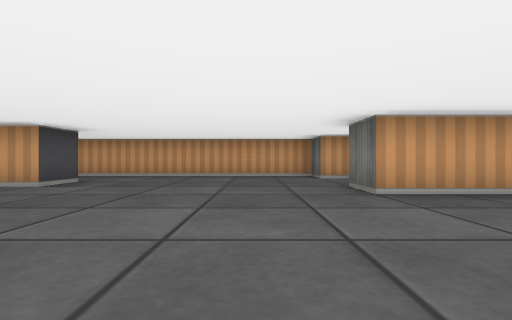
view 1 (above)

16 first-person views from a walk through a cub3D maze. The camera is about half as high as the walls, looks level and sees 85° across. The floor is counted in squares. Each view is taken from the middle of a square. On the plan, view 1 faces up. The plan holds only what a view shows up to about 9 squares ahead; the rest is blank.

view 2
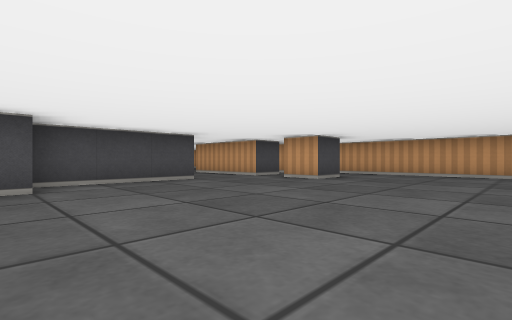

view 3
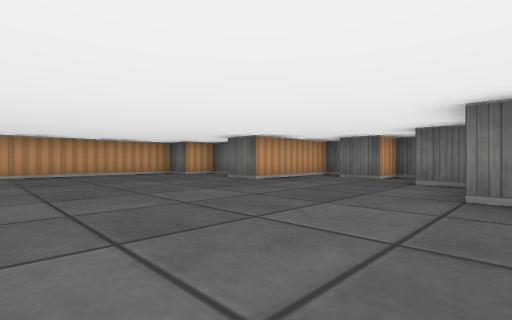

view 4
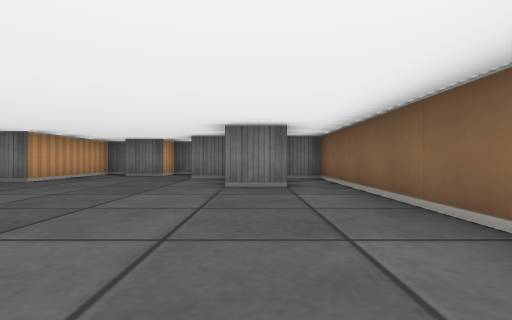

view 5
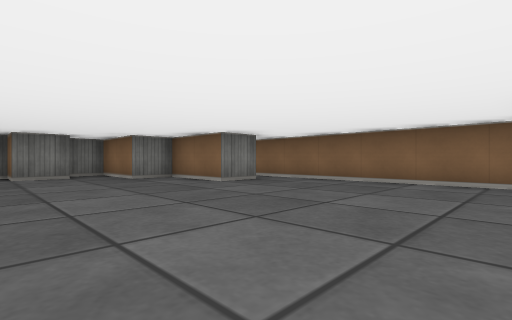

view 6
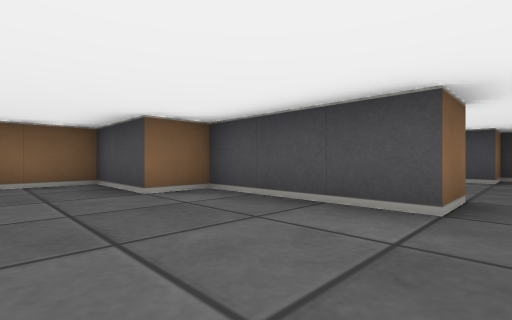

view 7
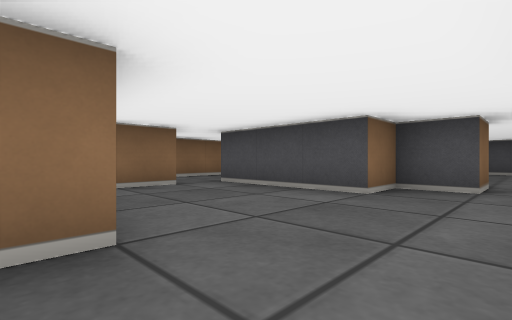

view 8
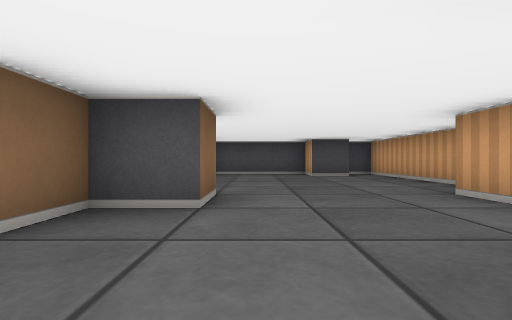

view 9
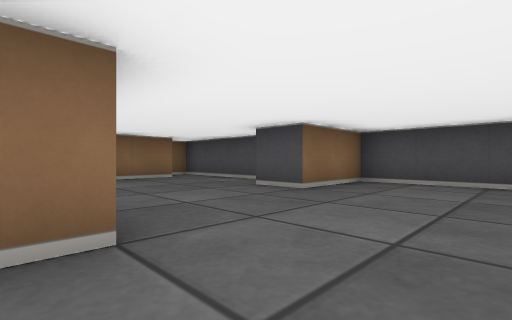

view 10
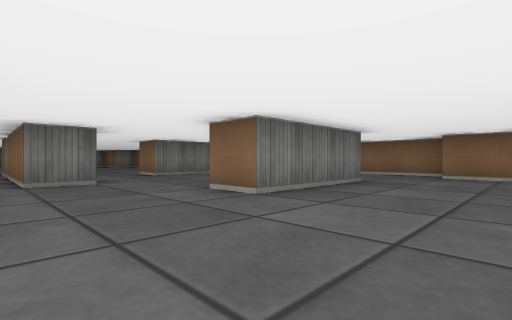

view 11
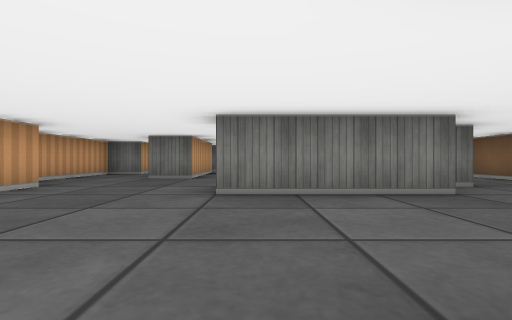

view 12
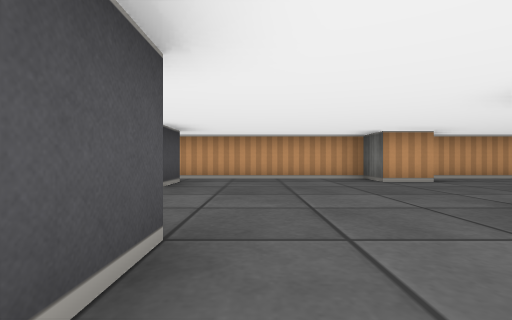

view 13
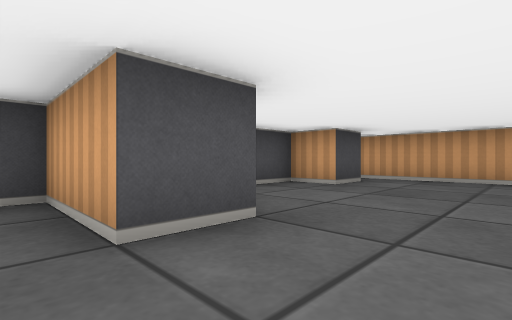

view 14
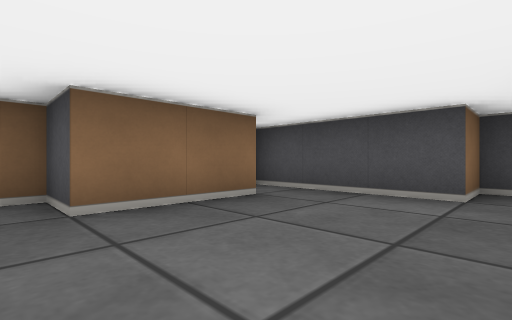

view 15
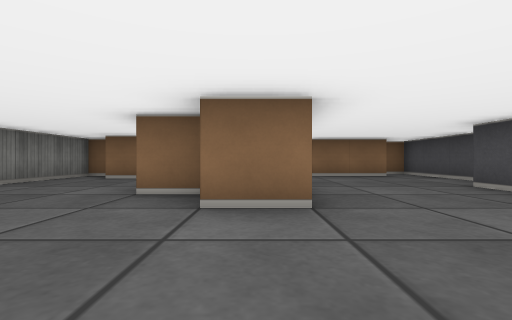

view 16
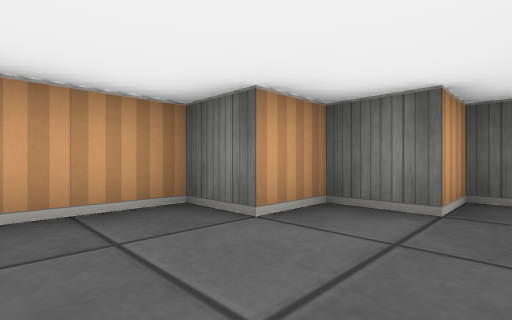

### Floor plan
Points are (right, up) in squares from view 1. A wall is a line through its corners. A room is listed if a view was taken in it or the views show most of it. See-through windows are left out.
Room 1 (views 1, 2, 3, 4, 5, 6, 16)
walls: (-4.4, 5.5) (-3.5, 5.5) (-3.5, 4.5) (-4.5, 4.5); (-5.5, 2.5) (-5.5, -0.5) (-4.5, -0.5) (-4.5, -2.5) (2.5, -2.5) (2.5, -1.6); (0.5, -1.5) (0.5, -0.5) (2.5, -0.5) (2.5, 0.5) (4.5, 0.5) (4.5, 1.5) (3.5, 1.5) (3.5, 2.5) (4.5, 2.5) (4.5, 3.5) (1.5, 3.5) (1.5, 4.5); (-5.5, 5.5) (-5.5, 4.5); (3.5, 5.5) (2.5, 5.5) (2.5, 6.5) (1.5, 6.5) (1.5, 7.5) (-4.8, 7.5)
ways out: opening at (-6, 3.5) to room 2; opening at (-6, 6) to room 2
Room 2 (views 7, 8, 9, 10, 11, 12, 13, 14, 15)
walls: (-11.5, 0.5) (-11.5, 3.5) (-10.5, 3.5) (-10.5, 2.5) (-9.5, 2.5) (-9.5, -0.5); (-10.5, 6.5) (-11.5, 6.5) (-11.5, 7.5) (-16.5, 7.5) (-16.5, 6.8); (-10.5, -0.6) (-10.5, -0.1); (-8.6, -0.5) (-7.5, -0.5); (-15.5, 6.5) (-15.5, 5.5) (-16.5, 5.5) (-16.5, 2.5) (-14.5, 2.5) (-14.5, 1.5) (-16.5, 1.5) (-16.5, 0.5) (-15.5, 0.5) (-15.5, -2.5) (-15, -2.5); (-14.6, -1.5) (-12.5, -1.5) (-12.5, -2.5) (-7.9, -2.5); (-5.5, 4.5) (-8.5, 4.5) (-8.5, 5.5) (-5.5, 5.5); (-7, -1.5) (-6.5, -1.5) (-6.5, 2.5) (-5.5, 2.5); (-6, 6.5) (-6.5, 6.5) (-6.5, 7.5) (-9.9, 7.5)
ways out: opening at (-6, 3.5) to room 1; opening at (-6, 6) to room 1

Where each view was taken, in squares from view 1:
view 1: 0 up, 0 right, facing up
view 2: 1 down, 0 right, facing up-left
view 3: 1 down, 3 left, facing up-right
view 4: 1 down, 4 left, facing right
view 5: 3 up, 4 left, facing down-right
view 6: 3 up, 3 left, facing down-left
view 7: 4 up, 6 left, facing down-left
view 8: 4 up, 8 left, facing left
view 9: 5 up, 11 left, facing down-left
view 10: 6 up, 14 left, facing down-right
view 11: 3 up, 15 left, facing right
view 12: 1 up, 14 left, facing up
view 13: 1 up, 13 left, facing up-left
view 14: 1 up, 12 left, facing down-left
view 15: 6 up, 11 left, facing down
view 16: 5 up, 0 right, facing up-right
